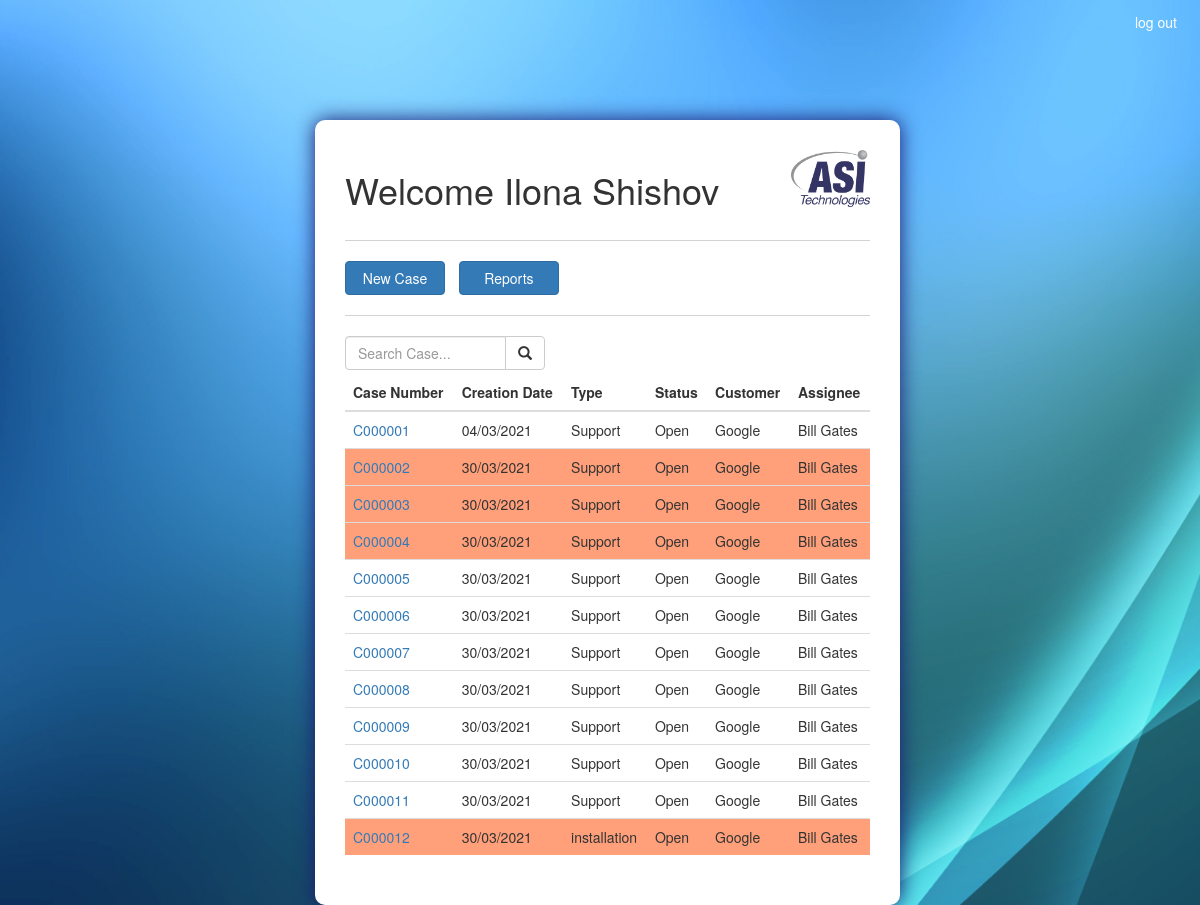
The app's page /dashboard/ (signed in), older data.
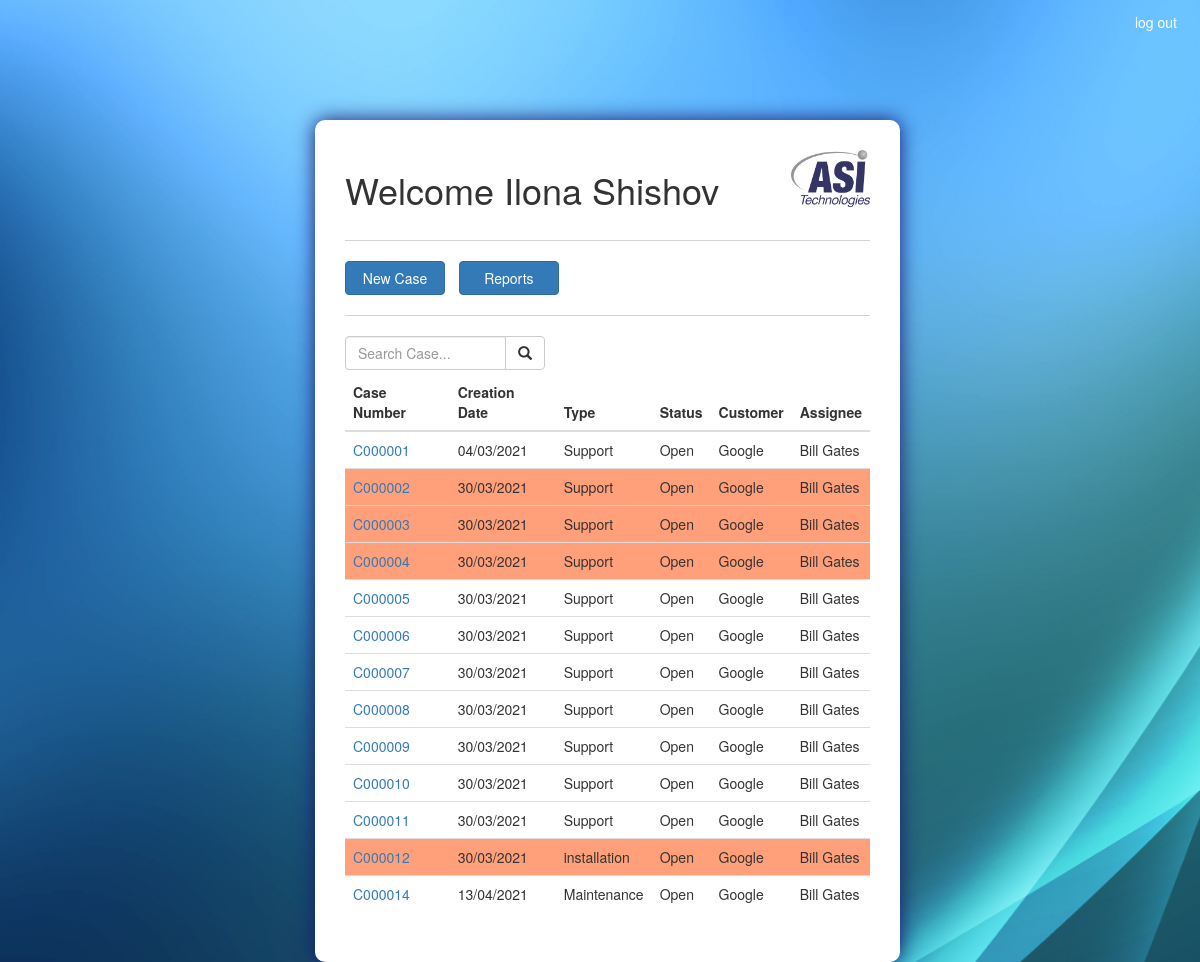
The same page, newer data.
### ASISupport_app/models.py (models this page shows, shortened)
class Case(models.Model):
	TYPES = (
		('Support', 'Support'),
		('Training', 'Training'),
		('Maintenance', 'Maintenance'),
		('installation','Installation')
	)
	STATUSES = (
		('Open', 'Open'),
		('Resolved', 'Resolved'),
		('Closed', 'Closed'),
		('On Hold','On Hold'),
		('Cancelled','Cancelled')
	)
	case_num 				= models.CharField(max_length=100, primary_key=True)
	case_type 				= models.CharField(max_length=100, choices=TYPES)
	status 					= models.CharField(max_length=100, choices=STATUSES)
	create_date 			= models.DateTimeField(default=timezone.now)
	target_date 			= models.DateField()
	actual_date 			= models.DateField(blank=True, null=True)
	case_manager 			= models.ForeignKey(Employee, on_delete=models.CASCADE)
	machine_down 			= models.BooleanField(default=False)
	customer 				= models.ForeignKey(Customer, on_delete=models.CASCADE)
	customer_contact 		= models.CharField(max_length=100)
	case_description 		= models.TextField()
	cancellation_reason 	= models.TextField(blank=True, null=True)
	on_hold_reason 			= models.TextField(blank=True, null=True)

class Customer(models.Model):
	customer_name 			= models.CharField(max_length=100, primary_key=True)
	def __str__(self):
		return self.customer_name

class Employee(models.Model):
	employee_id 			= models.CharField(max_length=100, primary_key=True)
	first_name 				= models.CharField(max_length=100)
	last_name 				= models.CharField(max_length=100)
	phone_number 			= models.CharField(max_length=100)
	email 					= models.EmailField(max_length=254, unique = True)
	password 				= models.CharField(max_length=100)
	def __str__(self):
		return f'{self.first_name} {self.last_name}'
		'''note: must be unique for case creation unique'''

### ASISupport_app/views.py (the view)
# urls.py: path('dashboard/', views.dashboard_view, name = 'dashboard'),
@login_required(login_url='/accounts/login/')
def dashboard_view(request):
	search_case_value = request.POST.get('search_case')
	if request.method == 'POST' and 'search_case_btn' in request.POST:
		if search_case_value:
			cases = Case.objects.filter(case_num__contains=search_case_value, status='Open')
			return render(request, 'ASISupport_app/dashboard.html', locals())
	cases = Case.objects.filter(status='Open')
	return render(request, 'ASISupport_app/dashboard.html', locals())

### templates/ASISupport_app/dashboard.html (shortened to what this page needs)
<!DOCTYPE html>
{% extends "ASISupport_app/base.html" %}
{% load static %}
{% block head_block %}
	<link rel="stylesheet" type="text/css" href="{% static 'css/dashboard.css' %}">
{% endblock %}
{% block body_block %}
	<section class="col-sm-3 col-sm-6 col-sm-3">
		<form class="form-container" action="{% url 'ASISupport_app:dashboard' %}" method="POST">
			<div class="welcome">
				<h1 class="inline_it">Welcome {{request.user.get_full_name}}</h1>
				<img src="/static/images/ASI_logo.jpg"/>
			</div>
			<hr class="solid">
			<div>
				<a href="{% url 'ASISupport_app:new_case' %}" class="btn btn-primary">New Case</a>
				<a href="{% url 'ASISupport_app:report' %}" class="btn btn-primary not_first">Reports</a>
			</div>
			<hr class="solid">
				<div class="inline_it search_bar">
					<div class="input-group">
						<input type="search" name="search_case" class="form-control" placeholder="Search Case..." aria-lable="Search" value="{{ search_case_value|default_if_none:'' }}" />
						<div class="input-group-btn">
							<button class="btn btn-default" type="submit" name="search_case_btn">
								<i class="glyphicon glyphicon-search"></i>
							</button>
						</div>
					</div>
				</div>
				<table class="table table-hover">
					<thead>
						<tr>
							<th scope="col">Case Number</th>
				    		<th scope="col">Creation Date</th>
				    		<th scope="col">Type</th>
				    		<th scope="col">Status</th>
				    		<th scope="col">Customer</th>
				    		<th scope="col">Assignee</th>
				    	</tr>
					</thead>
					<tbody>
						{% for case in cases %}
						<tr id="{{ case.case_num }}">
							<td><a href="{% url 'ASISupport_app:view_case' case.case_num %}">{{ case.case_num }}</a></td>
							<td>{{ case.create_date|date:'d/m/Y' }}</td>
							<td>{{ case.case_type }}</td>
							<td>{{ case.status }}</td>
							<td>{{ case.customer }}</td>
							<td>{{ case.case_manager }}</td>
						</tr>
						{% endfor %}
					</tbody>
				</table>
		</form>
	</section>
{% endblock %}

Row changes from the older to the newer data that the page shows:
added Case: case_num "C000014", create_date "13/04/2021", case_type "Maintenance", status "Open", customer "Google", case_manager "Bill Gates"
